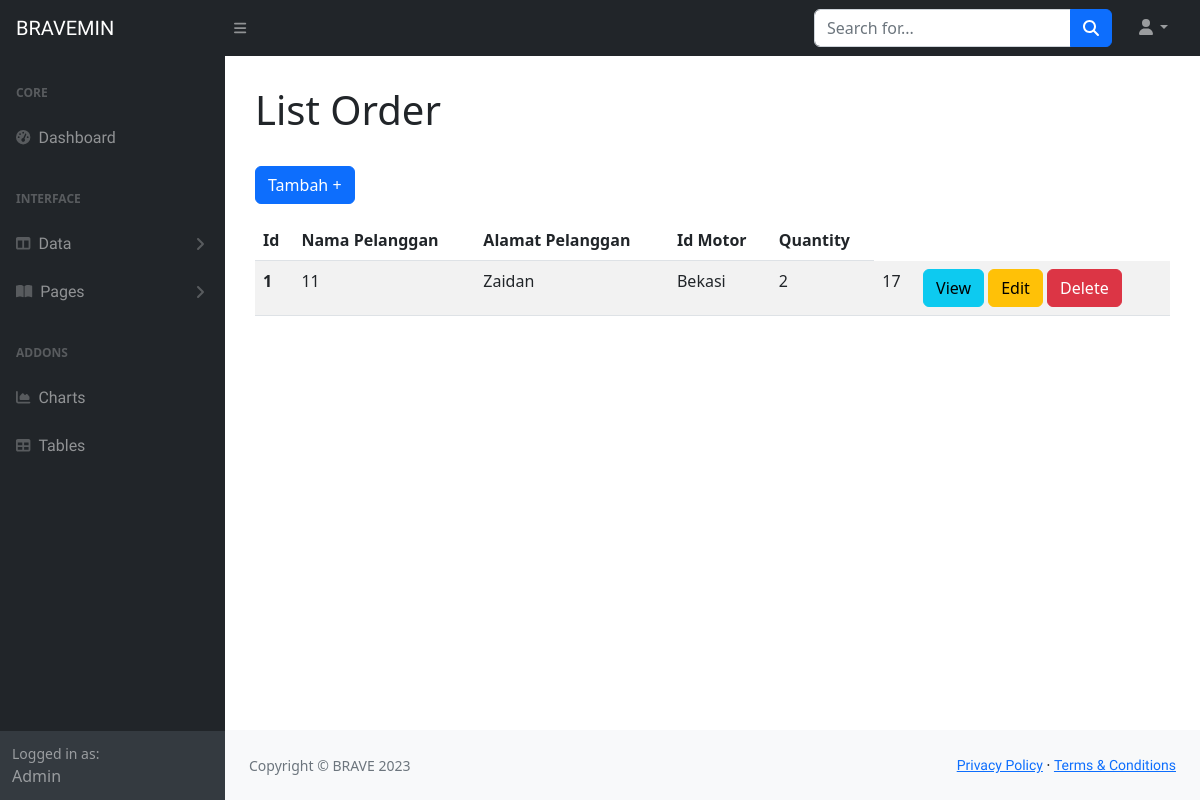
/backend/orders/orders.php, run on the app's committed database.
### tables this page shows
CREATE TABLE `pesanan` (
  `id` int(11) NOT NULL,
  `nama_pelanggan` varchar(191) NOT NULL,
  `alamat_pelanggan` text NOT NULL,
  `motor_id` int(45) NOT NULL,
  `quantity` int(11) NOT NULL
);

### backend/orders/orders.php (the view, shortened to what this page needs)
<?php require_once '../../database/dbkoneksi.php' ?>
<?php
$sql = "SELECT * FROM pesanan";
$rs = $dbh->query($sql);
?>
<!DOCTYPE html>
<html lang="en">
<head>
    <link href="../css/styles.css" rel="stylesheet" />
</head>
<body>
    <nav class="sb-topnav navbar navbar-expand navbar-dark bg-dark">
        <a class="navbar-brand ps-3" href="../index.php">BRAVEMIN</a>
        <button class="btn btn-link btn-sm order-1 order-lg-0 me-4 me-lg-0" id="sidebarToggle" href="#!"><i
                class="fas fa-bars"></i></button>
        <form class="d-none d-md-inline-block form-inline ms-auto me-0 me-md-3 my-2 my-md-0">
            <div class="input-group">
                <input class="form-control" type="text" placeholder="Search for..." aria-label="Search for..."
                    aria-describedby="btnNavbarSearch" />
                <button class="btn btn-primary" id="btnNavbarSearch" type="button"><i
                        class="fas fa-search"></i></button>
            </div>
        </form>
        <ul class="navbar-nav ms-auto ms-md-0 me-3 me-lg-4">
            <li class="nav-item dropdown">
                <a class="nav-link dropdown-toggle" id="navbarDropdown" href="#" role="button" data-bs-toggle="dropdown"
                    aria-expanded="false"><i class="fas fa-user fa-fw"></i></a>
            </li>
        </ul>
    </nav>
    <div id="layoutSidenav">
        <div id="layoutSidenav_nav">
            <nav class="sb-sidenav accordion sb-sidenav-dark" id="sidenavAccordion">
                <div class="sb-sidenav-menu">
                    <div class="nav">
                        <div class="sb-sidenav-menu-heading">Core</div>
                        <a class="nav-link" href="../index.php">
                            <div class="sb-nav-link-icon"><i class="fas fa-tachometer-alt"></i></div>
                            Dashboard
                        </a>
                        <div class="sb-sidenav-menu-heading">Interface</div>
                        <a class="nav-link collapsed" href="#" data-bs-toggle="collapse"
                            data-bs-target="#collapseLayouts" aria-expanded="false" aria-controls="collapseLayouts">
                            <div class="sb-nav-link-icon"><i class="fas fa-columns"></i></div>
                            Data
                            <div class="sb-sidenav-collapse-arrow"><i class="fas fa-angle-down"></i></div>
                        </a>
                        <a class="nav-link collapsed" href="#" data-bs-toggle="collapse" data-bs-target="#collapsePages"
                            aria-expanded="false" aria-controls="collapsePages">
                            <div class="sb-nav-link-icon"><i class="fas fa-book-open"></i></div>
                            Pages
                            <div class="sb-sidenav-collapse-arrow"><i class="fas fa-angle-down"></i></div>
                        </a>
                        <div class="sb-sidenav-menu-heading">Addons</div>
                        <a class="nav-link" href="charts.php">
                            <div class="sb-nav-link-icon"><i class="fas fa-chart-area"></i></div>
                            Charts
                        </a>
                        <a class="nav-link" href="tables.php">
                            <div class="sb-nav-link-icon"><i class="fas fa-table"></i></div>
                            Tables
                        </a>
                    </div>
                </div>
                <div class="sb-sidenav-footer">
                    <div class="small">Logged in as:</div>
                    Admin
                </div>
            </nav>
        </div>
        <div id="layoutSidenav_content">
            <main id="main-content">
                <h1>List Order</h1>
                <br>
                <a class="btn btn-primary" href="form_orders.php">Tambah +</a>
                <div class="jobs">
                    <div class="table-responsive">
                        <table class="table table-striped" width="100%">
                            <thead>
                                <tr>
                                    <th scope="col">Id</th>
                                    <th scope="col">Nama Pelanggan</th>
                                    <th scope="col">Alamat Pelanggan</th>
                                    <th scope="col">Id Motor</th>
                                    <th scope="col">Quantity</th>
                                </tr>
                            </thead>
                            <tbody>
                                <?php
                                $id = 1;
                                foreach ($rs as $row) {
                                    ?>
                                <tr>
                                    <th scope="row">
                                        <?= $id ?>
                                    </th>
                                    <td>
                                        <?= $row['id'] ?>
                                    </td>
                                    <td>
                                        <?= $row['nama_pelanggan'] ?>
                                    </td>
                                    <td>
                                        <?= $row['alamat_pelanggan'] ?>
                                    </td>
                                    <td>
                                        <?= $row['motor_id'] ?>
                                    </td>
                                    <td>
                                        <?= $row['quantity'] ?>
                                    </td>
                                    <td>
                                        <a class="btn btn-info" href="view_orders.php?id=<?= $row['id'] ?>">View</a>
                                        <a class="btn btn-warning" href="form_orders.php?id=<?= $row['id'] ?>">Edit</a>
                                        <a class="btn btn-danger" href="delete_orders.php?id=<?= $row['id'] ?>"
                                            onclick="if(!confirm('Anda Yakin Hapus Data <?= $row['id'] ?>?')) {return false}">Delete</a>
                                    </td>
                                </tr>
                                <?php
                                    $id++;
                                }
                                ?>
                            </tbody>
                        </table>
                    </div>
                </div>
            </main>
            <footer class="py-4 bg-light mt-auto">
                <div class="container-fluid px-4">
                    <div class="d-flex align-items-center justify-content-between small">
                        <div class="text-muted">Copyright &copy; BRAVE 2023</div>
                        <div>
                            <a href="#">Privacy Policy</a>
                            &middot;
                            <a href="#">Terms &amp; Conditions</a>
                        </div>
                    </div>
                </div>
            </footer>
        </div>
    </div>
</body>
</html>

### backend/orders/orders.php (style rules this page uses)
#main-content { margin: 30px; }
.table-responsive { overflow: auto; }
.jobs table { border-collapse: collapse; margin-top: 1rem; overflow-x: auto; }
a { font-family: 'Unbounded', cursive; }

### data on the page
pesanan: id "11", nama_pelanggan "Zaidan", alamat_pelanggan "Bekasi", motor "2", quantity "17"
